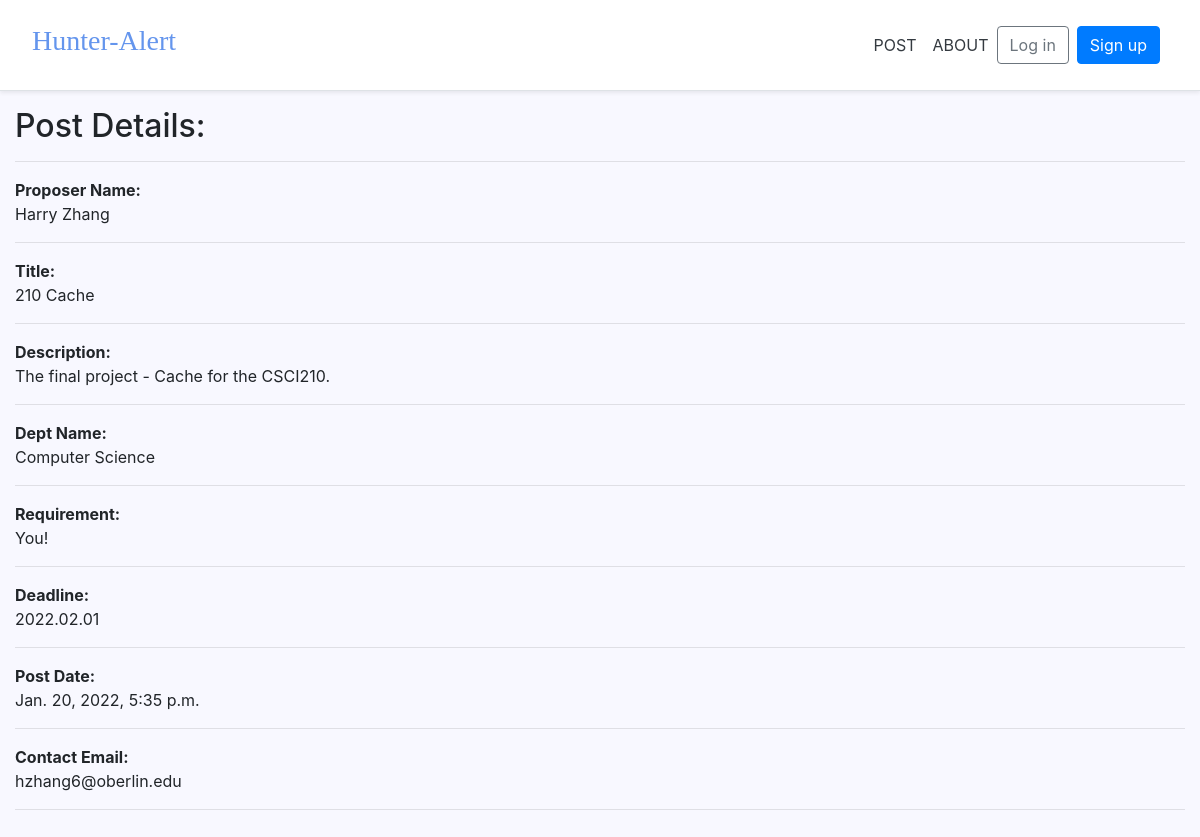
Screenshot of /17/ with the database file from the repository.
### pages/models.py (models this page shows, shortened)
class Post(models.Model):
    class DeptName(models.TextChoices):
        Africana_Studies = "Africana Studies"
        Anthropology = "Anthropology"
        Archaeological_Studies = "Archaeological Studies"
        Art_History = "Art History"
        Studio_Art = "Studio Art"
        Athletics_and_Physical_Education = "Athletics and Physical Education"
        Biology = "Biology"
        Chemistry_and_Biochemistry = "Chemistry and Biochemistry"
        Cinema_Studies = "Cinema Studies"
        Classics = "Classics"
        Comparative_American_Studies = "Comparative American Studies"
        Comparative_Literature = "Comparative Literature"
        Computer_Science = "Computer Science"
        Creative_Writing = "Creative Writing"
        Dance = "Dance"
        Chinese = "Chinese"
        Japanese = "Japanese"
        East_Asian_Studies = "East Asian Studies"
        Economics = "Economics"
        Engineering = "Engineering"
        English = "English"
        Environmental_Studies = "Environmental Studies"
        French = "French"
        Italian = "Italian"
        Gender_Sexuality_and_Feminist_Studies = "Gender, Sexuality, and Feminist Studies"
        Geology = "Geology"
        German_Language_and_Literatures = "German Language and Literatures"
        Hispanic_Studies = "Hispanic Studies"
        History = "History"
        Jewish_Studies = "Jewish Studies"
        Latin_American_Studies = "Latin American Studies"
        Law_and_Society = "Law and Society"
        Learning_Across_Disciplines = "Learning Across the Disciplines"
        Mathematics = "Mathematics"
        Middle_East_and_North_Africa_Studies = "Middle East and North Africa Studies"
        Musical_Studies = "Musical Studies"
        Neuroscience = "Neuroscience"
        Philosophy = "Philosophy"
        Physics = "Physics"
        Astronomy = "Astronomy"
        Politics = "Politics"
        Psychology = "Psychology"
        Religion = "Religion"
        Rhetoric_and_Composition = "Rhetoric and Composition"
        Russian_Language_Literature_and_Culture = "Russian Language, Literature and Culture"
        Russian_and_East_European_Studies = "Russian and East European Studies"
        Sociology = "Sociology"
        Theater = "Theater"
        Non_Academic = "Other than academic"
    User = models.ForeignKey(CustomUser, null=True, on_delete=models.CASCADE)
    Your_Name = models.CharField(max_length=120, null=True)
    Title = models.CharField(max_length=120, null=True)
    Description = models.TextField(blank=False, null=True)
    Department = models.CharField(max_length=120, choices=DeptName.choices, default=DeptName.Non_Academic)
    Requirement = models.TextField(blank=False, null=True)
    Deadline = models.CharField(max_length=120, null=True)
    Date_Posted = models.DateTimeField(default=timezone.now)
    Email = models.CharField(max_length=50, null=True)

### pages/views.py (the view)
# urls.py: path('<detail_id>/', DetailView, name='detail'),
def DetailView(request, detail_id):
    detail = Post.objects.get(id=detail_id)
    context = {'detail': detail}
    return render(request, 'pages/detail.html', context)

### templates/pages/detail.html
{% extends '_base.html' %}
{% load static %}
{% block content %}
<div class="main">
    <h2>Post Details:</h2>
    <hr>
    <p><b>Proposer Name: </b> <br> {{ detail.Your_Name }} <hr> </p>
    <p><b>Title:</b> <br> {{ detail.Title }} <hr> </p>
    <p><b>Description:</b> <br> {{ detail.Description }} <hr> </p>
    <p><b>Dept Name:</b> <br> {{ detail.Department }}<hr> </p>
    <p><b>Requirement:</b> <br> {{ detail.Requirement }}<hr> </p>
    <p><b>Deadline:</b> <br> {{ detail.Deadline }}<hr> </p>
    <p><b>Post Date:</b> <br> {{ detail.Date_Posted}}<hr> </p>
    <p><b>Contact Email:</b> <br> {{ detail.Email }}<hr> </p>
</div>
{% endblock content %}

### static/css/base.css (style rules this page uses)
html { position: relative; min-height: 100%; font-size: 14px; }
@media (min-width: 768px) { html { font-size: 16px; } }
body { margin-bottom: 60px; }

### rows the page displays
Post: Your_Name "Harry Zhang", Title "210 Cache", Description "The final project - Cache for the CSCI210.", Department "Computer Science", Requirement "You!", Deadline "2022.02.01", Date_Posted "Jan. 20, 2022, 5:35 p.m.", Email "hzhang6@oberlin.edu"
